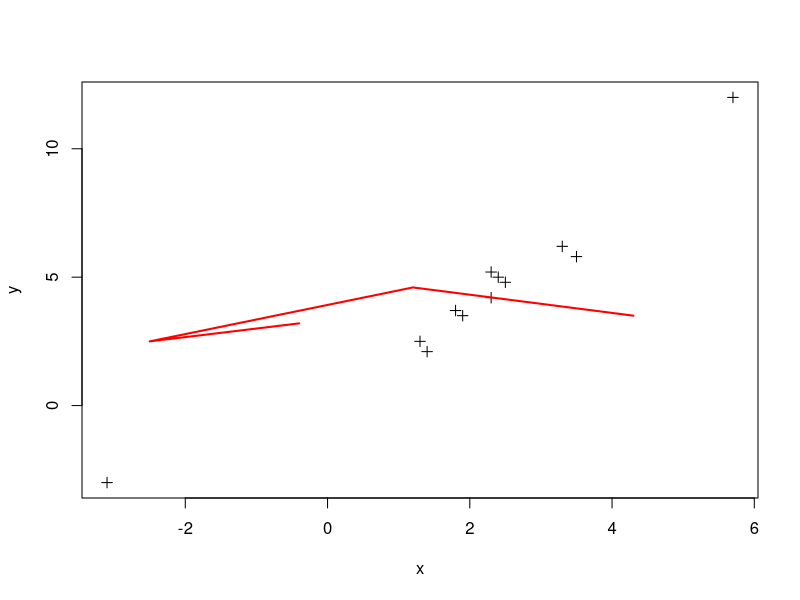
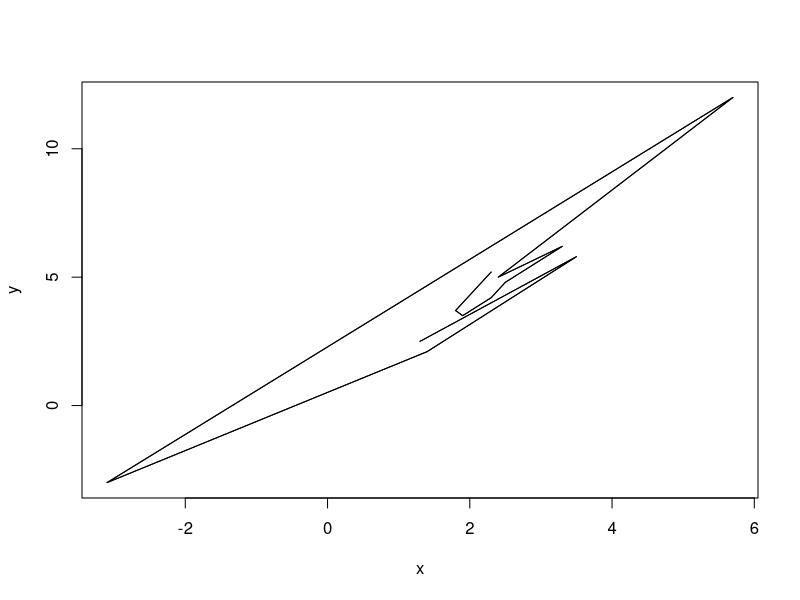

Here is the R script that generated these plots, in order:
# R program to add lines into plots

# Creating coordinate vectors
x <- c(1.3, 3.5, 1.4, -3.1, 5.7,
	2.4, 3.3, 2.5, 2.3, 1.9, 1.8, 2.3)
y <- c(2.5, 5.8, 2.1, -3, 12, 5,
	6.2, 4.8, 4.2, 3.5, 3.7, 5.2)

# Plotting the graph
plot(x, y, cex = 1, pch = 3, xlab ="x",
	ylab ="y", col ="black")

# Creating coordinate vectors
x2 <- c(4.3, 1.2, -2.5, -0.4)
y2 <- c(3.5, 4.6, 2.5, 3.2)

# Plotting a line
lines(x2, y2, col = "red",
	lwd = 2, lty = 1)

#R base functions: plot() and lines()
#The simplified format of plot() and lines() is as follow.
plot(x, y, type = "l", lty = 1)
lines(x, y, type = "l", lty = 1)

#x, y: coordinate vectors of points to join

#type: character indicating the type of plotting. Allowed values are:
#“p” for points
#“l” for lines
#“b” for both points and lines
#“c” for empty points joined by lines
#“o” for overplotted points and lines
#“s” and “S” for stair steps
#“n” does not produce any points or lines

#lty:ine types. Line types can either be specified as an integer 
#(0=blank, 1=solid (default), 2=dashed, 3=dotted, 4=dotdash, 5=longdash, 6=twodash)
# or as one of the character strings “blank”, “solid”, “dashed”, “dotted”, “dotdash”, “longdash”, or “twodash”, where “blank” uses ‘invisible lines’ (i.e., does not draw them).